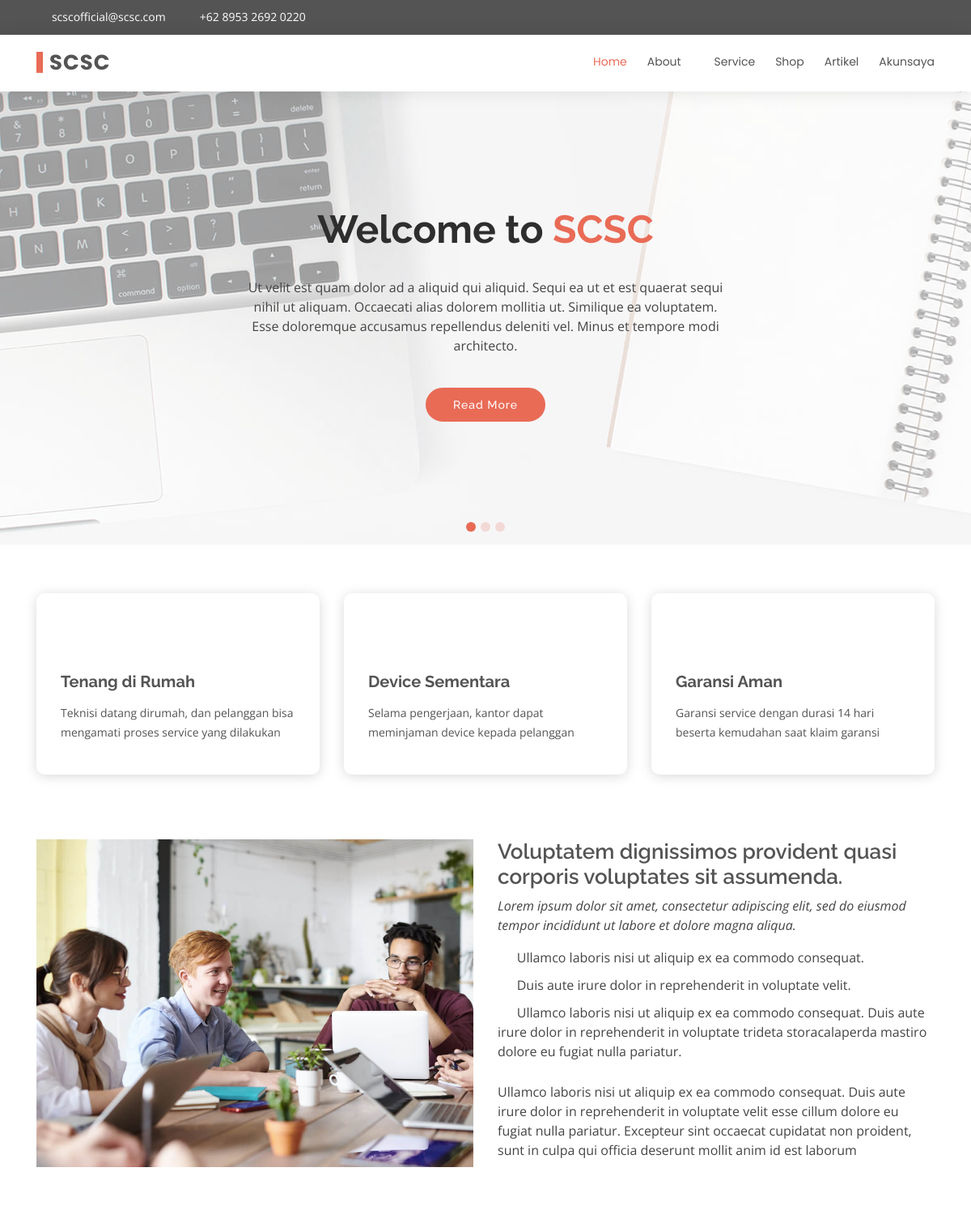
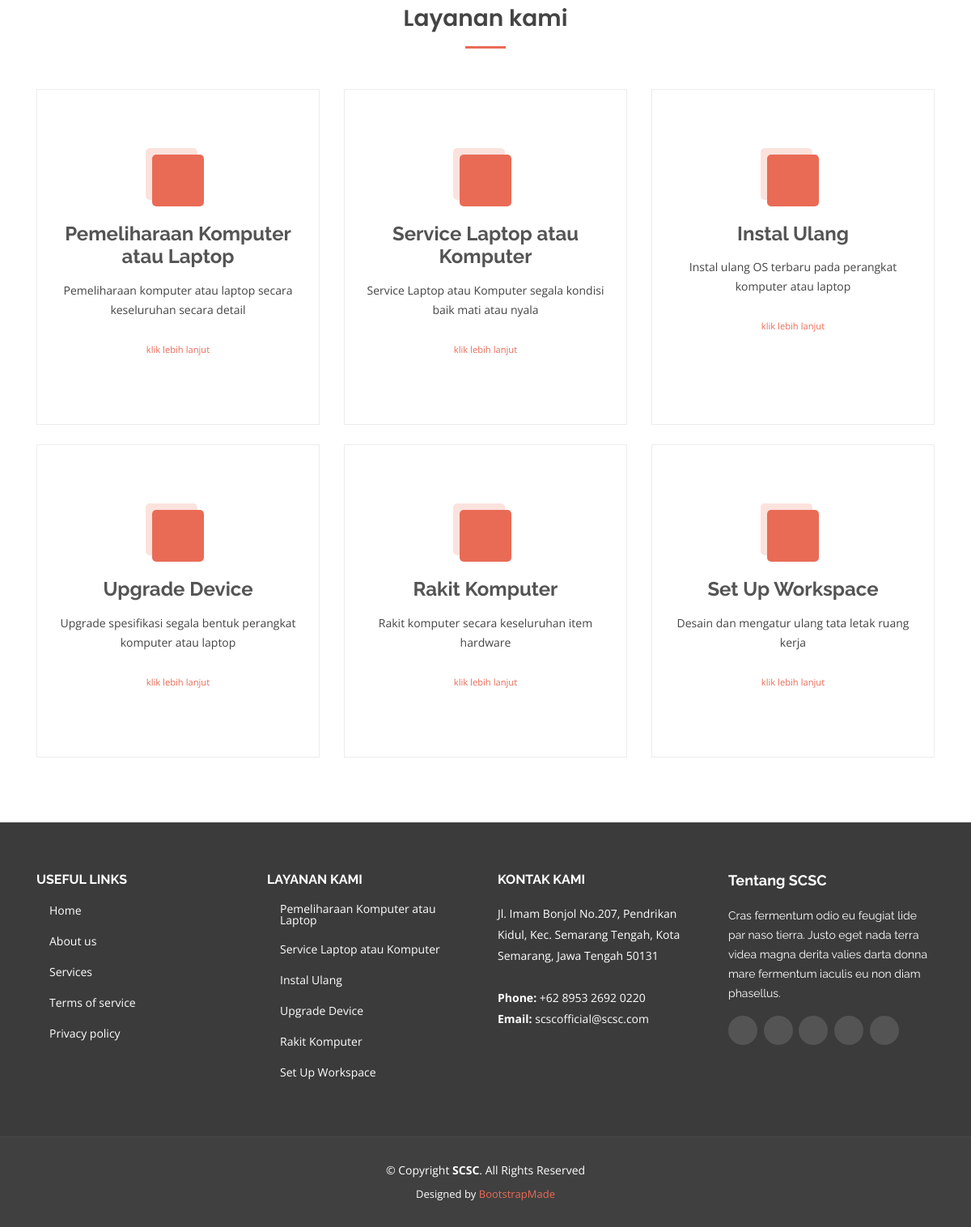
The page / on the database its author committed (2 pictures, top to bottom).
### tables this page shows
CREATE TABLE `homemenu` (
  `id` int(191) NOT NULL,
  `name` varchar(191) NOT NULL,
  `value` varchar(191) NOT NULL,
  `status` int(191) NOT NULL
);

CREATE TABLE `corefitur` (
  `id` int(191) NOT NULL,
  `name` varchar(191) NOT NULL,
  `icon` varchar(191) NOT NULL,
  `description` text NOT NULL
);

CREATE TABLE `service` (
  `id` int(191) NOT NULL,
  `icon` varchar(191) NOT NULL,
  `name` varchar(191) NOT NULL,
  `description` text NOT NULL,
  `estimation` varchar(191) NOT NULL,
  `level` int(191) NOT NULL,
  `price` int(191) NOT NULL,
  `status` int(191) NOT NULL
);

### application/controllers/Home.php (called while the page is built, shortened)
<?php
class home extends CI_Controller
{
    public function index()
    {
        $data['title'] = "SCSC";
        $tempVar = $this->scsc->getAll("homemenu");
        $data['menu'] = $tempVar;
        $tempVar = $this->scsc->getAll("homemenuabout");
        $data['submenu'] = $tempVar;
        $tempVar = $this->scsc->getData("profil",array('name'=>'logo'));
        $tempVar = $tempVar[0]["value"];
        $data['logo'] = $tempVar;
        $tempVar = $this->scsc->getData("profil",array('name'=>'singkatan'));
        $tempVar = $tempVar[0]["value"];
        $data['singkatan'] = $tempVar;
        $tempVar = $this->scsc->getData("profil",array('name'=>'email'));
        $tempVar = $tempVar[0]["value"];
        $data['email'] = $tempVar;
        $tempVar = $this->scsc->getData("profil",array('name'=>'alamat'));
        $tempVar = $tempVar[0]["value"];
        $data['alamat'] = $tempVar;
        $tempVar = $this->scsc->getData("profil",array('name'=>'telp'));
        $tempVar = $tempVar[0]["value"];
        $data['telp'] = $tempVar;
        $tempVar = $this->scsc->getData("profil",array('name'=>'twitter'));
        $tempVar = $tempVar[0]["value"];
        $data['twitter'] = $tempVar;
        $tempVar = $this->scsc->getData("profil",array('name'=>'facebook'));
        $tempVar = $tempVar[0]["value"];
        $data['facebook'] = $tempVar;
        $tempVar = $this->scsc->getData("profil",array('name'=>'instagram'));
        $tempVar = $tempVar[0]["value"];
        $data['instagram'] = $tempVar;
        $tempVar = $this->scsc->getData("profil",array('name'=>'skype'));
        $tempVar = $tempVar[0]["value"];
        $data['skype'] = $tempVar;
        $tempVar = $this->scsc->getData("profil",array('name'=>'linkedin'));
        $tempVar = $tempVar[0]["value"];
        $data['linkedin'] = $tempVar;
        $tempVar = $this->scsc->getAll("corefitur");
        $data['mainfitur'] = $tempVar;
        $tempVar = $this->scsc->getData("service",array('status'=>'1'));
        $data['services'] = $tempVar;
        $data['active'] = 1;
        $data['dd'] = 2;
        $data['dda'] = 0;
        $this->load->view('home/header', $data);
        $this->load->view('home/top', $data);
        $this->load->view('home/index', $data);
        $this->load->view('home/footer', $data);
    }
}

### index.php (called while the page is built, shortened)
<?php
require_once BASEPATH.'core/CodeIgniter.php';

### application/models/scsc.php (called while the page is built, shortened)
<?php
class scsc extends CI_Model
{
    public function getData($dataBase, $where)
    {
        return $this->db->get_where($dataBase, $where)->result_array();
    }
    public function getAll($tabel)
    {
        return $this->db->get($tabel)->result_array();
    }
}

### application/views/home/index.php (the view, shortened to what this page needs)
<section id="hero">
  <div class="hero-container">
    <div id="heroCarousel" class="carousel slide carousel-fade" data-ride="carousel">
      <ol class="carousel-indicators" id="hero-carousel-indicators"></ol>
      <div class="carousel-inner" role="listbox">
        <div class="carousel-item active" style="background: url(<?= base_url();?>assets/home/img/slide/slide-1.jpg)">
          <div class="carousel-container">
            <div class="carousel-content">
              <h2 class="animate__animated animate__fadeInDown">Welcome to <span><?= $singkatan;?></span></h2>
              <p class="animate__animated animate__fadeInUp">Ut velit est quam dolor ad a aliquid qui aliquid. Sequi ea ut et est quaerat sequi nihil ut aliquam. Occaecati alias dolorem mollitia ut. Similique ea voluptatem. Esse doloremque accusamus repellendus deleniti vel. Minus et tempore modi architecto.</p>
              <a href="" class="btn-get-started animate__animated animate__fadeInUp">Read More</a>
            </div>
          </div>
        </div>
      </div>
      <a class="carousel-control-prev" href="#heroCarousel" role="button" data-slide="prev">
        <span class="carousel-control-prev-icon icofont-rounded-left" aria-hidden="true"></span>
      </a>
      <a class="carousel-control-next" href="#heroCarousel" role="button" data-slide="next">
        <span class="carousel-control-next-icon icofont-rounded-right" aria-hidden="true"></span>
      </a>
    </div>
  </div>
</section>
<main id="main">
  <section id="featured" class="featured">
    <div class="container">
      <div class="row">
        <?php foreach($mainfitur as $fitur):?>
        <div class="col-lg-4">
          <div class="icon-box">
            <i class="<?= $fitur['icon']?>"></i>
            <h3><a href=""><?= $fitur['name']?></a></h3>
            <p><?= $fitur['description']?></p>
          </div>
        </div>
        <?php endforeach;?>
      </div>
    </div>
  </section>
  <section id="about" class="about">
    <div class="container">
      <div class="row">
        <div class="col-lg-6">
          <img src="<?= base_url();?>assets/home/img/about.jpg" class="img-fluid" alt="">
        </div>
        <div class="col-lg-6 pt-4 pt-lg-0 content">
          <h3>Voluptatem dignissimos provident quasi corporis voluptates sit assumenda.</h3>
          <p class="font-italic">
            Lorem ipsum dolor sit amet, consectetur adipiscing elit, sed do eiusmod tempor incididunt ut labore et dolore
            magna aliqua.
          </p>
          <ul>
            <li><i class="icofont-check-circled"></i> Ullamco laboris nisi ut aliquip ex ea commodo consequat.</li>
            <li><i class="icofont-check-circled"></i> Duis aute irure dolor in reprehenderit in voluptate velit.</li>
            <li><i class="icofont-check-circled"></i> Ullamco laboris nisi ut aliquip ex ea commodo consequat. Duis aute irure dolor in reprehenderit in voluptate trideta storacalaperda mastiro dolore eu fugiat nulla pariatur.</li>
          </ul>
          <p>
            Ullamco laboris nisi ut aliquip ex ea commodo consequat. Duis aute irure dolor in reprehenderit in voluptate
            velit esse cillum dolore eu fugiat nulla pariatur. Excepteur sint occaecat cupidatat non proident, sunt in
            culpa qui officia deserunt mollit anim id est laborum
          </p>
        </div>
      </div>
    </div>
  </section>
  <section id="services" class="services">
    <div class="container">
      <div class="section-title" data-aos="fade-up">
        <h2>Layanan kami</h2>
      </div>
      <div class="row">
        <?php $a=1 ;
        foreach($services as $service):?>
          <div class="col-lg-4 col-md-6 d-flex align-items-stretch <?php if($a > 3):?>mt-4<?php endif;?>">
            <div class="icon-box">
              <div class="icon"><i class="bx <?= $service['icon'];?>"></i></div>
              <h4><a href=""><?= $service['name'];?></a></h4>
              <p><?= $service['description'];?></p>
              <br>
              <a href="<?= base_url()?>service/serviceitem/<?= $service['name'];?>" class="stretched-link"><p><small>klik lebih lanjut</small></p></a>
            </div>
          </div>
        <?php $a++;
        endforeach;?>
      </div>
    </div>
  </section>
</main>

### application/views/home/top.php (shortened to what this page needs)
<body>
  <section id="topbar" class="d-none d-lg-block">
    <div class="container d-flex">
      <div class="contact-info mr-auto">
        <i class="icofont-envelope"></i><a href="mailto:<?= $email; ?>" target="_blank" ><?= $email; ?></a>
        <i class="icofont-phone"></i> <a href="tel:<?= $telp; ?>" target="_blank" ><?= $telp; ?></a>
      </div>
      <div class="social-links">
        <a href="<?= $twitter; ?>" target="_blank" class="twitter"><i class="icofont-twitter"></i></a>
        <a href="<?= $facebook; ?>" target="_blank" class="facebook"><i class="icofont-facebook"></i></a>
        <a href="<?= $instagram; ?>" target="_blank" class="instagram"><i class="icofont-instagram"></i></a>
        <a href="<?= $skype; ?>" target="_blank" class="skype"><i class="icofont-skype"></i></a>
        <a href="<?= $linkedin; ?>" target="_blank" class="linkedin"><i class="icofont-linkedin"></i></i></a>
      </div>
    </div>
  </section>
  <header id="header">
    <div class="container d-flex">
      <div class="logo mr-auto">
        <h1 class="text-light"><a href="<?= base_url()?>"><span><?= $singkatan; ?></span></a></h1>
      </div>
      <nav class="nav-menu d-none d-lg-block">
        <ul>
          <?php $a=1;
            foreach($menu as $nama):?>
            <?php if($a == $active && $nama['id'] != $dd):?>
              <li class="active"><a href="<?= base_url().strtolower($nama['value']);?>"><?= $nama['name'];?></a></li>
            <?php elseif($nama['id'] == $dd):?>
              <li class="drop-down"><a href="#"><?= $nama['name'];?></a>
              </li>
            <?php else:?>
              <li><a href="<?= base_url().strtolower($nama['value']);?>"><?= $nama['name'];?></a></li>
            <?php endif;?>
            <?php $a++;?>
          <?php endforeach;?>
        </ul>
      </nav>
    </div>
  </header>

### application/views/home/footer.php (shortened to what this page needs)
<footer id="footer">
  <div class="footer-top">
    <div class="container">
      <div class="row">
        <div class="col-lg-3 col-md-6 footer-links">
          <h4>Useful Links</h4>
          <ul>
            <li><i class="bx bx-chevron-right"></i> <a href="#">Home</a></li>
            <li><i class="bx bx-chevron-right"></i> <a href="#">About us</a></li>
            <li><i class="bx bx-chevron-right"></i> <a href="#">Services</a></li>
            <li><i class="bx bx-chevron-right"></i> <a href="#">Terms of service</a></li>
            <li><i class="bx bx-chevron-right"></i> <a href="#">Privacy policy</a></li>
          </ul>
        </div>
        <div class="col-lg-3 col-md-6 footer-links">
          <h4>Layanan kami</h4>
          <ul>
            <?php foreach($services as $service):?>
              <li><i class="bx bx-chevron-right"></i> <a href="<?= base_url()?>service/serviceitem/<?= $service['name'];?>"><?= $service['name']; ?></a></li>
            <?php endforeach;?>
          </ul>
        </div>
        <div class="col-lg-3 col-md-6 footer-contact">
          <h4>Kontak kami</h4>
          <p>
            <?= $alamat; ?>
            <br><br>
            <strong>Phone:</strong> <?= $telp; ?><br>
            <strong>Email:</strong> <?= $email; ?><br>
          </p>
        </div>
        <div class="col-lg-3 col-md-6 footer-info">
          <h3>Tentang <?= $singkatan;?></h3>
          <p>Cras fermentum odio eu feugiat lide par naso tierra. Justo eget nada terra videa magna derita valies darta donna mare fermentum iaculis eu non diam phasellus.</p>
          <div class="social-links mt-3">
            <a href="<?= $twitter; ?>" target="_blank" class="twitter"><i class="icofont-twitter"></i></a>
            <a href="<?= $facebook; ?>" target="_blank" class="facebook"><i class="icofont-facebook"></i></a>
            <a href="<?= $instagram; ?>" target="_blank" class="instagram"><i class="icofont-instagram"></i></a>
            <a href="<?= $skype; ?>" target="_blank" class="skype"><i class="icofont-skype"></i></a>
            <a href="<?= $linkedin; ?>" target="_blank" class="linkedin"><i class="icofont-linkedin"></i></i></a>
          </div>
        </div>
      </div>
    </div>
  </div>
  <div class="container">
    <div class="copyright">
      &copy; Copyright <strong><span><?= $singkatan; ?></span></strong>. All Rights Reserved
    </div>
    <div class="credits">
      Designed by <a href="https://bootstrapmade.com/">BootstrapMade</a>
    </div>
  </div>
</footer>
</body>
</html>

### rows shown on the page
homemenu: name "Home"
homemenu: name "About"
homemenu: name "Service"
homemenu: name "Shop"
homemenu: name "Artikel"
homemenu: name "Akunsaya"
corefitur: name "Tenang di Rumah", description "Teknisi datang dirumah, dan pelanggan bisa mengamati proses service yang dilakukan"
corefitur: name "Device Sementara", description "Selama pengerjaan, kantor dapat meminjaman device kepada pelanggan"
corefitur: name "Garansi Aman", description "Garansi service dengan durasi 14 hari beserta kemudahan saat klaim garansi"
service: name "Pemeliharaan Komputer atau Laptop", description "Pemeliharaan komputer atau laptop secara keseluruhan secara detail"
service: name "Service Laptop atau Komputer", description "Service Laptop atau Komputer segala kondisi baik mati atau nyala"
service: name "Instal Ulang", description "Instal ulang OS terbaru pada perangkat komputer atau laptop"
service: name "Upgrade Device", description "Upgrade spesifikasi segala bentuk perangkat komputer atau laptop"
service: name "Rakit Komputer", description "Rakit komputer secara keseluruhan item hardware"
service: name "Set Up Workspace", description "Desain dan mengatur ulang tata letak ruang kerja"

### other values the page prints
$email "scscofficial@scsc.com"
$telp "+62 8953 2692 0220"
$singkatan "SCSC"
$alamat "Jl. Imam Bonjol No.207, Pendrikan Kidul, Kec. Semarang Tengah, Kota Semarang, Jawa Tengah 50131"
